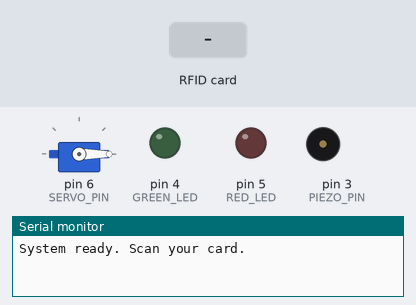
A sketch run on a simulated Arduino Uno, built with avr-gcc and run on an emulated ATmega328P. On the bench: servo, output pins drawn as LEDs (lit = HIGH), buzzer (waves = sounding), the last lines printed to the serial monitor. The inputs (shaded band) are chosen by the test bench. Pins used as bus, display or sensor lines are not drawn.

Above: at 1.2 s.
1.3 s: RFID card DE AD BE EF held to the reader
At 2.1 s:
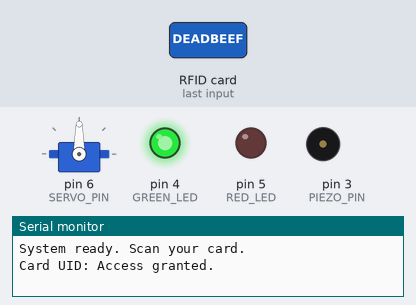
3.0 s: RFID card 5E 7A 19 C4 held to the reader
At 5.7 s:
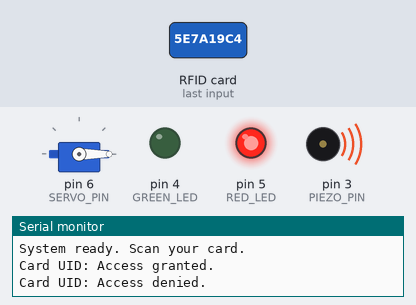
6.0 s: RFID card 12 34 56 78 held to the reader
At 6.91 s:
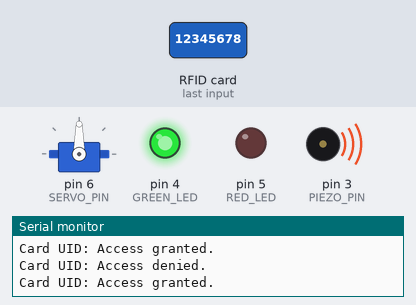
8.5 s: RFID card CA 19 D9 05 held to the reader
At 12.2 s:
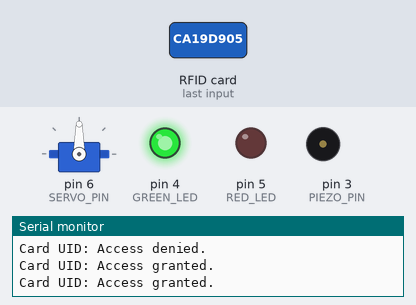
Timing chart, 0 to 15.3 s (numbered marks = the images above; inputs shaded):
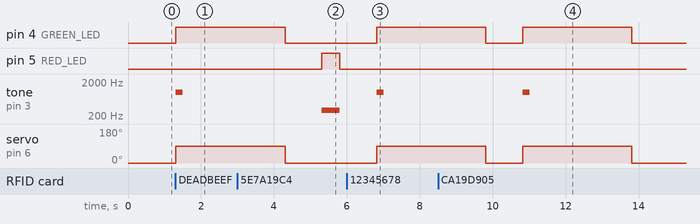

The sketch:

rfid_access_control.ino
```cpp
#include <SPI.h>
#include <MFRC522.h>
#include <Servo.h>

#define RST_PIN 9
#define SS_PIN 10
#define GREEN_LED 4
#define RED_LED 5
#define PIEZO_PIN 3
#define SERVO_PIN 6

MFRC522 mfrc522(SS_PIN, RST_PIN);
Servo servo;

// List of valid UIDs
byte validCards[][4] = {
  {0xDE, 0xAD, 0xBE, 0xEF},
  {0x12, 0x34, 0x56, 0x78},
  {0xCA, 0x19, 0xD9, 0x05}
};
const int numValidCards = sizeof(validCards) / sizeof(validCards[0]);

void setup() {
  Serial.begin(9600);
  SPI.begin();
  mfrc522.PCD_Init();

  pinMode(GREEN_LED, OUTPUT);
  pinMode(RED_LED, OUTPUT);
  pinMode(PIEZO_PIN, OUTPUT);

  servo.attach(SERVO_PIN);
  servo.write(0);

  Serial.println("System ready. Scan your card.");
}

void loop() {
  if (!mfrc522.PICC_IsNewCardPresent()) return;
  if (!mfrc522.PICC_ReadCardSerial()) return;

  Serial.print("Card UID: ");

  if (isAuthorized(mfrc522.uid.uidByte)) {
    grantAccess();
  } else {
    denyAccess();
  }

  mfrc522.PICC_HaltA();
  delay(1000);
}

bool isAuthorized(byte *uid) {
  for (int i = 0; i < numValidCards; i++) {
    bool match = true;
    for (int j = 0; j < 4; j++) {
      if (validCards[i][j] != uid[j]) {
        match = false;
        break;
      }
    }
    if (match) return true;
  }
  return false;
}

void grantAccess() {
  Serial.println("Access granted.");
  digitalWrite(GREEN_LED, HIGH);
  tone(PIEZO_PIN, 1000, 200);
  servo.write(90);
  delay(3000);
  servo.write(0);
  digitalWrite(GREEN_LED, LOW);
}

void denyAccess() {
  Serial.println("Access denied.");
  digitalWrite(RED_LED, HIGH);
  tone(PIEZO_PIN, 300, 500);
  delay(500);
  digitalWrite(RED_LED, LOW);
}
```

Measured:
- after the input at 1.3 s, pin 4 (GREEN_LED): LOW → HIGH at once; tone on pin 3 (PIEZO_PIN): silent → 1000 Hz at once, → silent 0.20 s later; servo on pin 6 (SERVO_PIN): 0° → 90° at once
- after the input at 3.0 s, pin 5 (RED_LED): LOW → HIGH after 2.3 s, → LOW 0.50 s later; tone on pin 3 (PIEZO_PIN): silent → 300 Hz after 2.3 s, → silent 0.50 s later
- after the input at 6.0 s, pin 4 (GREEN_LED): LOW → HIGH after 0.81 s; tone on pin 3 (PIEZO_PIN): silent → 1000 Hz after 0.81 s, → silent 0.20 s later; servo on pin 6 (SERVO_PIN): 0° → 90° after 0.81 s
- after the input at 8.5 s, tone on pin 3 (PIEZO_PIN): silent → 1000 Hz after 2.3 s, → silent 0.20 s later
